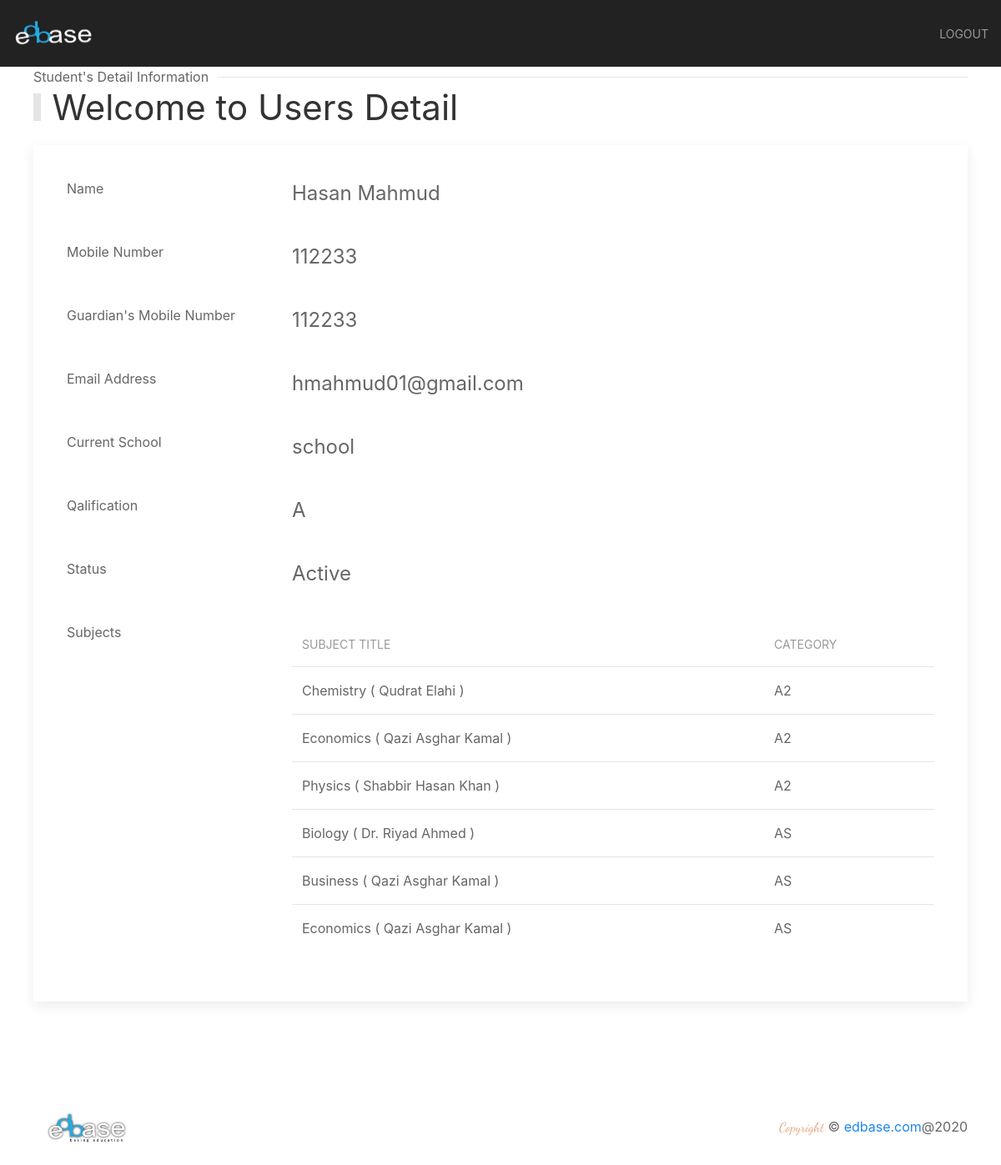
The app's page /studentdetail/2/ (signed in) with its own data.
### applicant/models.py (models this page shows, shortened)
class Student(models.Model):
    user = models.OneToOneField(User, on_delete=models.CASCADE)
    name = models.CharField(max_length=128, null=True, blank=True)
    mobile = models.CharField(max_length=11, null=True, blank=True)
    guardian_mobile = models.CharField(max_length=11, null=True, blank=True)
    email = models.EmailField(max_length=128, unique=True, null=True, blank=True)
    school = models.CharField(max_length=128, null=True, blank=True)
    status = models.BooleanField(default=False, null=True, blank=True)
    user_type = models.CharField(max_length=128, null=True, blank=True)
    qualification = models.CharField(max_length=128, null=True, blank=True)
    created_at = models.DateTimeField(auto_now_add=True, null=True, blank=True)

class Qualification(models.Model):
    student = models.ForeignKey(Student, related_name='student_qualification', on_delete=models.CASCADE)
    title = models.CharField(max_length=128)
    level = models.CharField(max_length=128)

### applicant/views.py (the view)
# urls.py: path('studentdetail/<int:sid>/', views.studentDetail, name='studentdetail'),
@login_required(login_url='/login/')
def studentDetail(request, sid):
    student = Student.objects.get(id=sid)
    subjects = Qualification.objects.filter(student__id__contains=sid)
    return render(request, 'studentDetail.html', {'data': student, 'subjects': subjects})

### applicant/templates/studentDetail.html (shortened to what this page needs)
{% extends 'base.html' %}
{% load static %}
{% block content %}
    <section class="main-section">
        <div class="admin-section-top">
            <div>
                <div class="uk-section-secondary uk-preserve-color">
                    <div uk-sticky="animation: uk-animation-slide-top; sel-target: .uk-navbar-container; cls-active: uk-navbar-sticky; cls-inactive: uk-navbar-transparent uk-dark; top: 200">
                        <nav class="uk-navbar-container" uk-navbar="mode: click;">
                            <div class="uk-navbar-left">
                                <a class="uk-navbar-item uk-logo logo-size" href="/"><img src="/static/img/edbase_footer.png" alt="edbase"></a>
                            </div>
                            <div class="uk-navbar-right uk-dark">
                                <ul class="uk-navbar-nav uk-iconnav">
                                    <li>
                                        <a href="{% url 'logout' %}" uk-toggle> Logout </a>
                                    </li>
                                </ul>
                            </div>
                        </nav>
                    </div>
                </div>
            </div>
        </div>
    </section>
    <section id="student-list">
        <div class="uk-container">
            <div class="head">
                <h1 class="uk-heading-bullet">Welcome to Users Detail</h1>
                <p class="uk-heading-line"><span>Student's Detail Information</span></p>
            </div>
            <div class="uk-child-width-1@m" uk-grid>
                <div class="uk-margin-large">
                    <div class="uk-card uk-card-default uk-card-body">
                        <div class="uk-text-left" uk-grid>
                            <div class="uk-width-1-4">
                                <div class="">Name</div>
                            </div>
                            <div class="uk-width-3-4">
                                <div class="uk-text-large">{{ data.name }}</div>
                            </div>
                        </div>
                        <div class="uk-text-left" uk-grid>
                            <div class="uk-width-1-4">
                                <div class="">Mobile Number</div>
                            </div>
                            <div class="uk-width-3-4">
                                <div class="uk-text-large">{{ data.mobile }}</div>
                            </div>
                        </div>
                        <div class="uk-text-left" uk-grid>
                            <div class="uk-width-1-4">
                                <div class="">Guardian's Mobile Number</div>
                            </div>
                            <div class="uk-width-3-4">
                                <div class="uk-text-large">{{ data.guardian_mobile }}</div>
                            </div>
                        </div>
                        <div class="uk-text-left" uk-grid>
                            <div class="uk-width-1-4">
                                <div class="">Email Address</div>
                            </div>
                            <div class="uk-width-3-4">
                                <div class="uk-text-large">{{ data.email }}</div>
                            </div>
                        </div>
                        <div class="uk-text-left" uk-grid>
                            <div class="uk-width-1-4">
                                <div class="">Current School</div>
                            </div>
                            <div class="uk-width-3-4">
                                <div class="uk-text-large">{{ data.school }}</div>
                            </div>
                        </div>
                        <div class="uk-text-left" uk-grid>
                            <div class="uk-width-1-4">
                                <div class="">Qalification</div>
                            </div>
                            <div class="uk-width-3-4">
                                <div class="uk-text-large">{{ data.qualification }}</div>
                            </div>
                        </div>
                        <div class="uk-text-left" uk-grid>
                            <div class="uk-width-1-4">
                                <div class="">Status</div>
                            </div>
                            <div class="uk-width-3-4">
                                {% if data.status == False %}
                                <div class="uk-text-large">Inactive</div>
                                {% else %}
                                <div class="uk-text-large">Active</div>
                                {% endif %}
                            </div>
                        </div>
                        {% if subjects %}
                        <div class="uk-text-left" uk-grid>
                            <div class="uk-width-1-4">
                                <div class="">Subjects</div>
                            </div>
                            <div class="uk-width-3-4">
                                <ul class="uk-list uk-list-bullet">
                                    <table class="uk-table uk-table-hover uk-table-divider">
                                        <thead>
                                            <tr>
                                                <th>Subject Title</th>
                                                <th>Category</th>
                                            </tr>
                                        </thead>
                                        <tbody>
                                            {% for subject in subjects %}
                                            <tr>
                                                <td>{{ subject.title }}</td>
                                                <td>{{ subject.level }}</td>
                                            </tr>
                                            {% endfor %}
                                        </tbody>
                                    </table>
                                </ul>
                            </div>
                        </div>
                        {% endif %}
                    </div>
                </div>
            </div>
        </div>
    </section>
    <section id="footer">
        <div class="uk-padding">
            <div class="uk-flex uk-flex-wrap uk-flex-wrap-around uk-flex-between uk-flex-middle">
                <a class="uk-navbar-item uk-logo logo-size" href="/"><img src="/static/img/edbase.png" alt="zeros"></a>
                <p class="uk-text-center"> <span class="zeros-sub-head copy">Copyright</span>  © <a href="/">edbase.com</a>@2020</p>
            </div>
        </div>
    </section>
{% endblock %}

### static/css/main.css (style rules this page uses)
p { margin: 0; }
.main-section { position: relative; }
.zeros-sub-head { font-family: 'Dancing Script', cursive; font-size: 2.3rem; color:#5a3a68; }
.logo-size { width: 128px; }
.copy { font-size: 1rem; color: #e8a37a; }
.admin-section-top { height: 10vh; }
.head { display: flex; flex-direction: column-reverse; }

### records on screen
Student: name "Hasan Mahmud", mobile "112233", guardian_mobile "112233", email "hmahmud01@gmail.com", school "school", qualification "A"
Qualification: title "Chemistry ( Qudrat Elahi )", level "A2"
Qualification: title "Economics ( Qazi Asghar Kamal )", level "A2"
Qualification: title "Physics ( Shabbir Hasan Khan )", level "A2"
Qualification: title "Biology ( Dr. Riyad Ahmed )", level "AS"
Qualification: title "Business ( Qazi Asghar Kamal )", level "AS"
Qualification: title "Economics ( Qazi Asghar Kamal )", level "AS"
